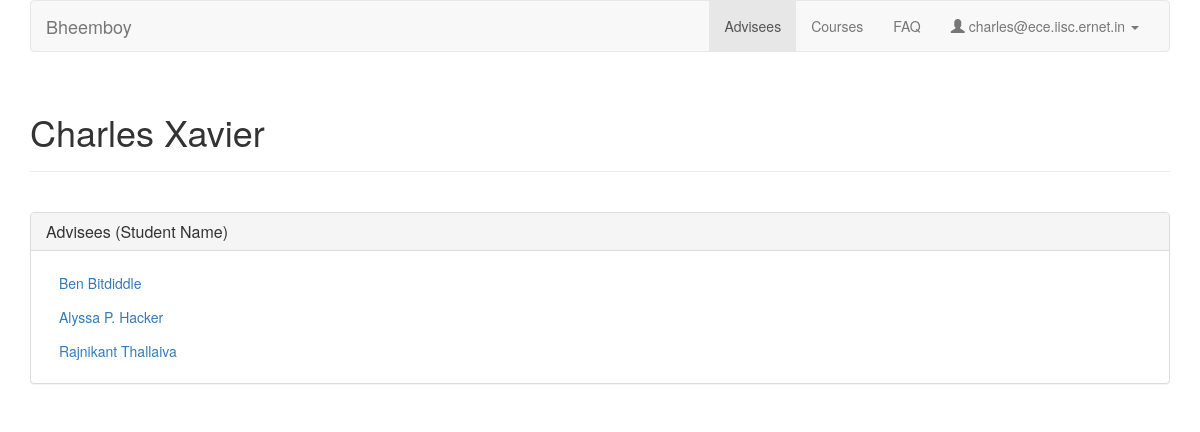
The page / (signed in) on the database as committed earlier.
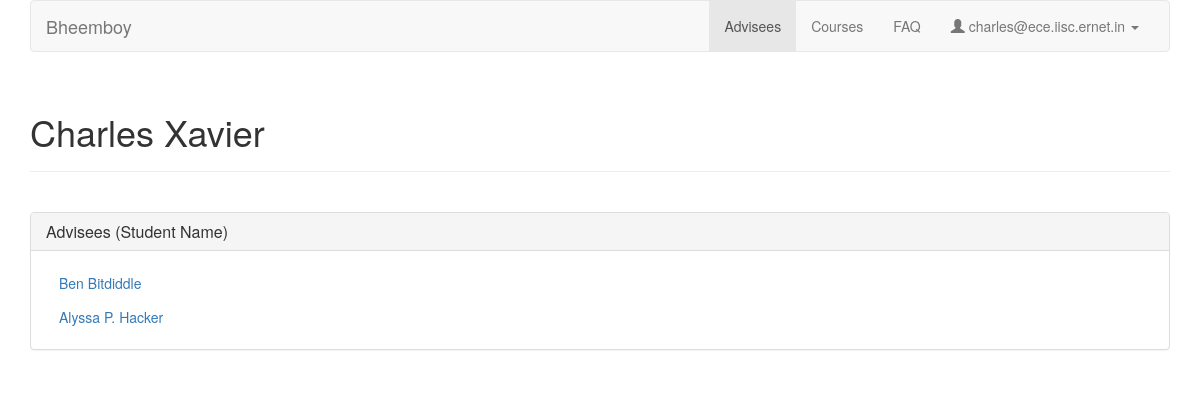
The same page on the database as committed later.
### coursereg/models.py (models this page shows, shortened)
class User(AbstractBaseUser, PermissionsMixin):
    USER_TYPE_FACULTY = 0
    USER_TYPE_STUDENT = 1
    USER_TYPE_OTHER = 2
    USER_TYPE_DCC = 3
    PROGRAM_OTHER = 0
    PROGRAM_MTECH = 1
    PROGRAM_MSC = 2
    PROGRAM_PHD = 3
    PROGRAM_ME = 4
    PROGRAM_CHOICES = (
        (PROGRAM_OTHER, 'Other'),
        (PROGRAM_MTECH, 'MTech'),
        (PROGRAM_MSC, 'MSc'),
        (PROGRAM_PHD, 'PhD'),
        (PROGRAM_ME, 'ME'),
    )
    email = models.EmailField(max_length=254, unique=True)
    full_name = models.CharField(max_length=250)
    user_type = models.IntegerField(default=USER_TYPE_STUDENT, choices=(
        (USER_TYPE_FACULTY, "Faculty"),
        (USER_TYPE_STUDENT, "Student"),
        (USER_TYPE_OTHER, "Other"),
        (USER_TYPE_DCC, "DCC"),
    ))
    adviser = models.ForeignKey('self', null=True, blank=True, on_delete=models.CASCADE, limit_choices_to={'user_type': USER_TYPE_FACULTY})
    program = models.IntegerField(default=PROGRAM_OTHER, choices=PROGRAM_CHOICES)
    department = models.ForeignKey(Department, on_delete=models.CASCADE, null=True)
    date_joined = models.DateTimeField(default=timezone.now)
    sr_no = models.CharField(max_length=200, default='-')
    is_staff = models.BooleanField(default=False)
    is_active = models.BooleanField(default=True)
    objects = CustomUserManager()
    USERNAME_FIELD = 'email'
    REQUIRED_FIELDS = []

### coursereg/views/misc.py (the view)
# urls.py: url(r'^$', views.misc.index, name='index'),
@login_required
def index(request):
    if request.user.is_superuser:
        return redirect('admin:index')
    elif request.user.user_type == models.User.USER_TYPE_STUDENT:
        return student.index(request)
    elif request.user.user_type == models.User.USER_TYPE_FACULTY:
        return faculty.faculty(request)
    elif request.user.user_type == models.User.USER_TYPE_DCC:
        return dcc.dcc(request)
    elif request.user.user_type == 2:
        return light_admin.admin(request)
    else:
        messages.error(request, "User type not recognized.")
        return redirect('coursereg:fatal')

### coursereg/models.py (called while the page is built)
    def __unicode__(self):
        return self.num + ' ' + self.title + ' (%s %s)' % (self.TERM_CHOICES[self.term][1], self.last_reg_date.year)

### coursereg/templates/coursereg/faculty.html (shortened to what this page needs)
<!DOCTYPE html>
<html lang="en">
      <head>
        {% load staticfiles %}
        <link href="{% static 'coursereg/css/bootstrap.min.css' %}" rel="stylesheet">
    </head>
    <body>
        <div class="container">
            <nav class="navbar navbar-default">
                <div class="container-fluid">
                    <div class="navbar-header">
                        <a class="navbar-brand" href="{% url 'coursereg:index' %}">Bheemboy</a>
                    </div>
                    <div id="navbar" class="navbar-collapse collapse">
                        <ul class="nav navbar-nav navbar-right">
                            <li class="active"><a data-toggle="tab" href="#adviser">Advisees</a></li>
	                        <li><a data-toggle="tab" href="#instructor">Courses</a></li>
                            <li><a href="{% url 'coursereg:faculty_faq' %}">FAQ</a></li>
                            <li class="dropdown">
                                <a href="#" class="dropdown-toggle" data-toggle="dropdown" role="button" aria-haspopup="true" aria-expanded="false">
                                    <span class="glyphicon glyphicon-user" aria-hidden="true"></span>
                                    {{ user_email }}
                                    <span class="caret"></span>
                                </a>
                            </li>
                        </ul>
                    </div>
                </div>
            </nav>
        <div class="row">
                <div class="col-md-12">
                    <div class="page-header">
                        <h1>{{ user_full_name }}</h1>
                    </div>
                </div>
        </div>
 	<div class="tab-content">
   	   <div id="adviser" class="tab-pane fade in active">
   	   <p>
  		    <div class="row top-buffer-1">
                 <div class="col-md-12">
		              <div class="panel panel-default">
		 	            <div class="panel-heading">
                             <h3 class="panel-title">Advisees (Student Name)</h3>
                 	    </div>
			            <div class="panel-body">
			                 {% for advisee_id, advisee_name in advisees %}
                             <div class="row">
                                 <div class="col-md-6">
					                     <form class="form-inline" method="POST" action="{% url 'coursereg:student_details' %}">
					                     <button type="submit" class="btn btn-link" align="center" >{{ advisee_name }}</button>
					                     </form>
				                 </div>
			                 </div>
			                 {% endfor %}
		                </div>
                      </div>
                </div>
 	       </div>
	   </div>
  </div>
    </body>
</html>

Rows that differ between the two databases and show on the page:
removed User: advisees "Rajnikant Thallaiva"
